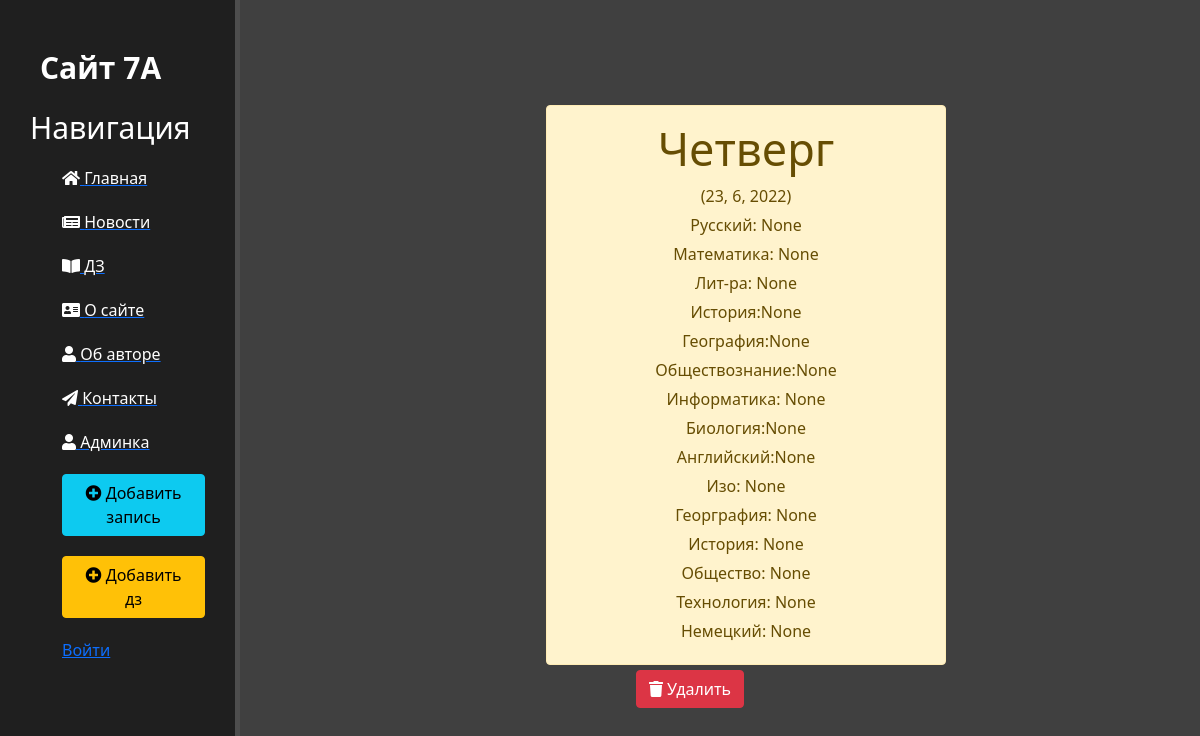
Page /homework/10 on the committed database.
### work/models.py (models this page shows, shortened)
class Work(models.Model):
    day = models.CharField('День недели', max_length=50, default=day1, null=True, blank=True)
    rus = models.CharField('Русский', max_length=50, null=True, blank=True)
    match = models.CharField('Математика', max_length=50, null=True, blank=True)
    lit = models.CharField('Лит-ра', max_length=50, null=True, blank=True)
    bio = models.CharField('Биология', max_length=50, null=True, blank=True)
    eng = models.CharField('Английский', max_length=50, null=True, blank=True)
    IZO = models.CharField('Изо', max_length=50, null=True, blank=True)
    inf = models.CharField('Информатика', max_length=50, null=True, blank=True)
    geo = models.CharField('География', max_length=50, null=True, blank=True)
    his = models.CharField('История', max_length=50, null=True, blank=True)
    science = models.CharField('Общество', max_length=50, null=True, blank=True)
    teh = models.CharField('Технология', max_length=50, null=True, blank=True)
    deutsch = models.CharField('Немецкий', max_length=50, null=True, blank=True)
    date = models.CharField('Дата', max_length=50, null=True, blank=True, default=time)
    class Meta:
        verbose_name = 'Домашнее задание'
        verbose_name_plural = 'Домашнии задания'

### work/views.py (the view)
# urls.py: path('<int:pk>', views.WorkDetail.as_view(), name='Detail'),
class WorkDetail(DetailView):
    model = Work
    template_name = 'work/details.html'
    context_object_name = 'Work'

### work/templates/work/details.html (shortened to what this page needs)
{% extends "main/layout.html" %}
{% block content %}
    <div class="Work">
        <div class="work alert alert-warning">
           <h1>{{ Work.day }}</h1>
            <p>{{ Work.date }}</p>
            <p>Русский: {{ Work.rus }}</p>
            <p>Математика: {{ Work.match }}</p>
            <p>Лит-ра: {{ Work.lit }}</p>
            <p>История:{{ Work.his }}</p>
            <p>География:{{ Work.geo }}</p>
            <p>Обществознание:{{ Work.science }}</p>
            <p>Информатика: {{ Work.inf }}</p>
            <p>Биология:{{ Work.bio }}</p>
            <p>Английский:{{ Work.eng }} </p>
            <p>Изо: {{ Work.IZO }}</p>
            <p>Георграфия: {{ Work.geo }}</p>
            <p>История: {{ Work.his }}</p>
            <p>Общество: {{ Work.science }}</p>
            <p>Технология: {{ Work.teh }}</p>
            <p>Немецкий: {{ Work.deutsch }}</p>
        </div>
        <a href="{% url 'WorkDelete' Work.id %}"><button class="btn btn-danger"><i class="fas fa-trash"></i> Удалить</button></a>
    </div>
{% endblock %}

### main/static/main/css/main.css (style rules this page uses)
body { background: #404040; }
.alert-warning { float: left; clear: both; width: 400px; margin: 20px 34%; text-align: left; }
.Work .alert-warning { float: left; clear: both; width: 400px; margin: 5px 34%; text-align: center; }
.Work h1 { font-size: 45px }
.Work p { max-width: 700px; margin: 5px auto }
.Work { float: left; color: white; margin-top: 100px; text-align: center; width: 75%; }

### rows in the picture
Work: day "Четверг", date "(23, 6, 2022)", rus "None", match "None", lit "None", his "None", geo "None", science "None", inf "None", bio "None", eng "None", IZO "None", teh "None", deutsch "None"
